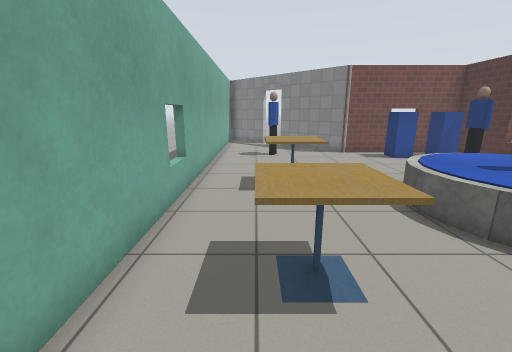
view 1 (above)

16 first-person views from a walk through a world built for the Gazebo simulator. The camera is 1.2 m above the floor, tilts 14° down and sees 90° across. Floor lines are 1 m apart. The floor is counted in squares, 0.5 m on a side. Each view is taken from the middle of a square. On the plan, view 1 faces up. The plan holds only what a view shows up to about 17 squares ahead; the rest is blank. The robots in the file are not drawn. Gazebo's built-in surfaces are drawn with simple patterns. Some stock models are drawn as simple stand-ins.

view 2
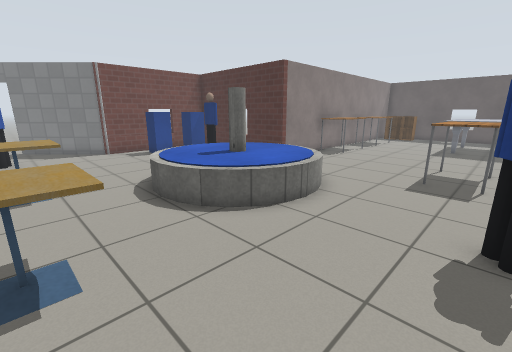

view 3
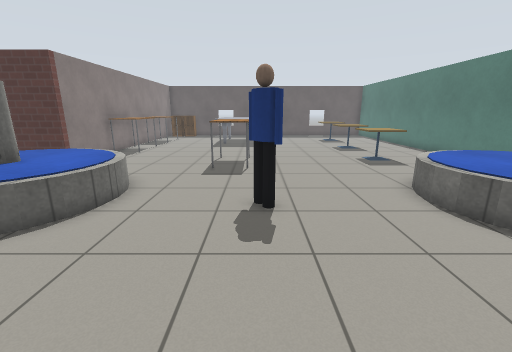

view 4
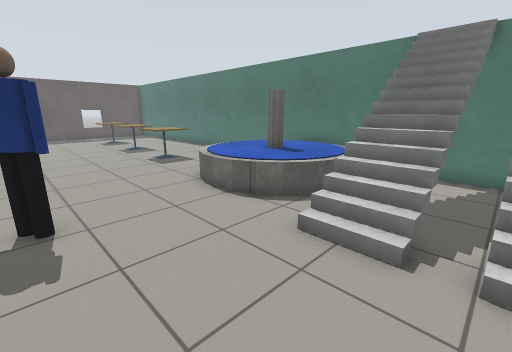

view 5
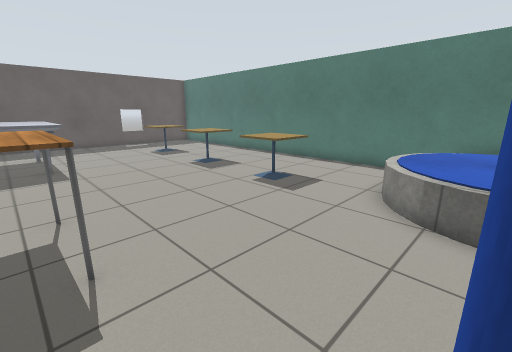

view 6
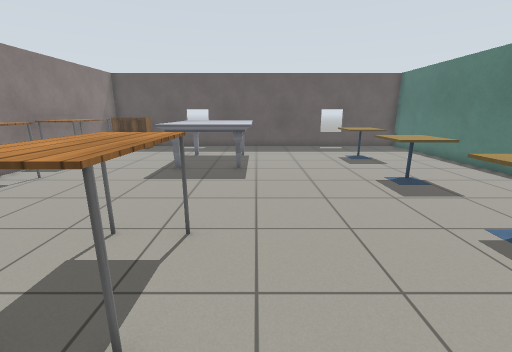

view 7
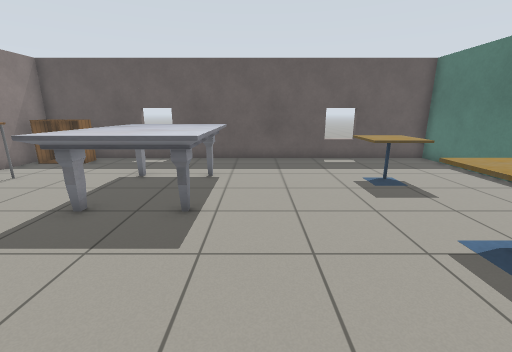

view 8
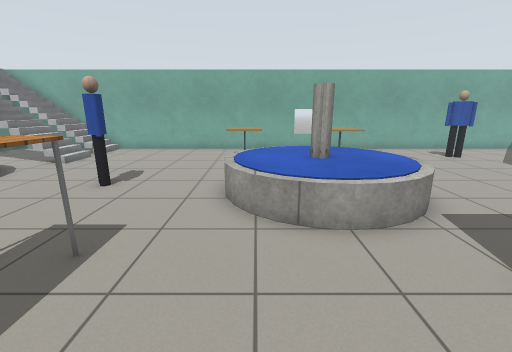

view 9
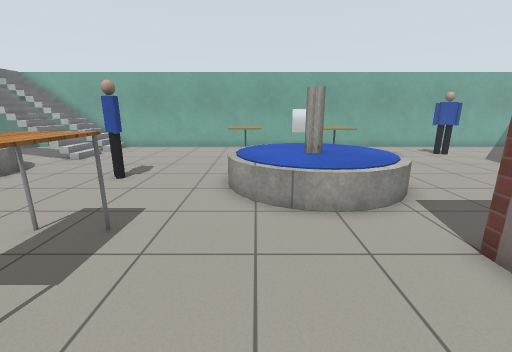

view 10
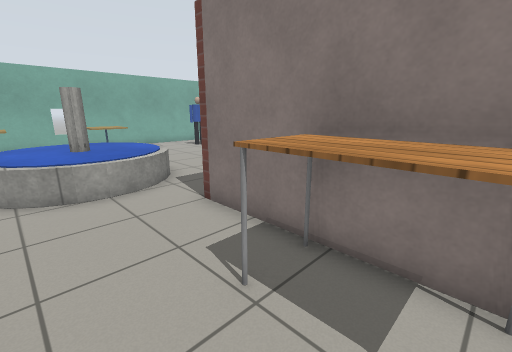

view 11
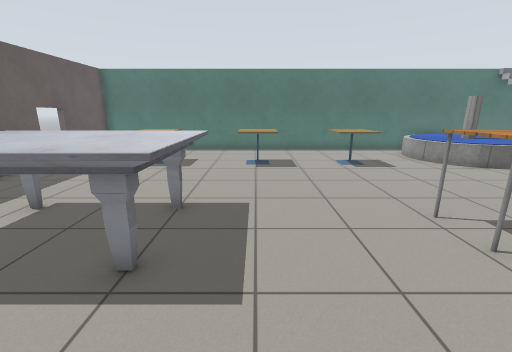

view 12
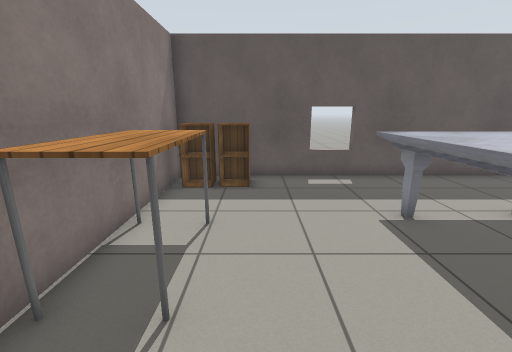

view 13
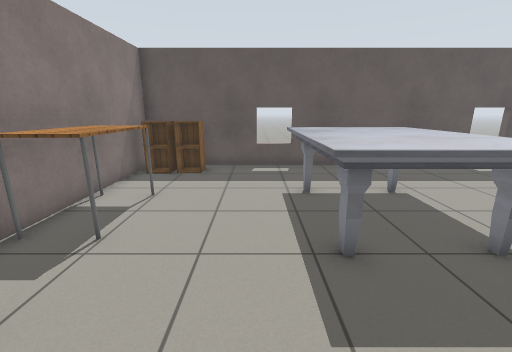

view 14
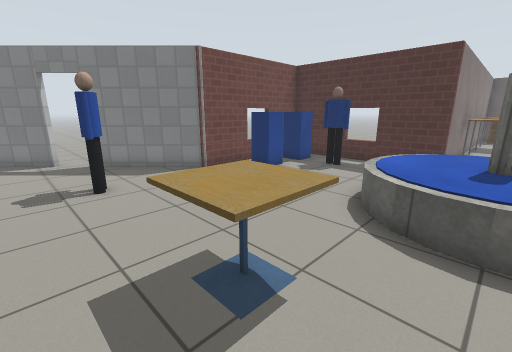

view 15
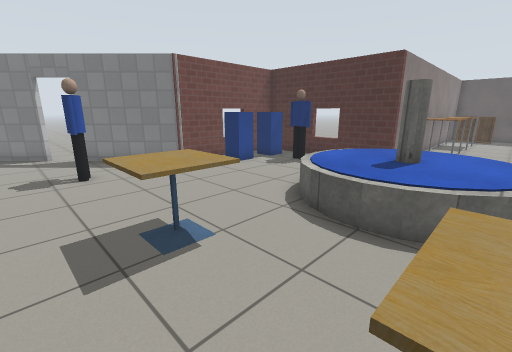

view 16
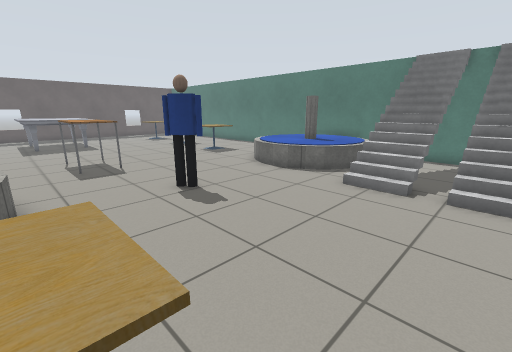

### Floor plan
Points are (right, up) in squares from view 1. A wall is a line through its corners. A room is listed if a view was taken in it or the views show most of it. See-through windows are left out.
Room 1 (views 1, 2, 3, 4, 5, 6, 7, 8, 9, 10, 11, 12, 13, 14, 15, 16)
walls: (3.1, -12) (27.7, -12) (27.7, 7.9) (12, 7.9) (12, 15.6) (5.4, 15.6) (1.8, 19.2); (0.6, 20.4) (-1.2, 22.1); (-2.2, 21) (-2.2, -9.9)
ways out: open door at (1, 20)
objects: cafe table (0, 2) to (2, 4); cafe table (0, 8) to (2, 9); person (1, 14) to (1, 15); fountain (4, -11) to (10, -6); fountain (4, 3) to (10, 9); person (6, -2) to (7, -1); postbox (7, 14) to (8, 15); person (10, 11) to (10, 12); postbox (10, 14) to (11, 15); table (11, -1) to (14, 1); cafe table (12, -8) to (14, -6); table (15, 6) to (18, 7); cafe table (17, -8) to (19, -7); marble table (19, -2) to (24, 2); table (20, 6) to (23, 7); cafe table (22, -8) to (24, -7); cabinet (26, 5) to (27, 6); cabinet (26, 7) to (27, 7)

Where each view was taken, in squares from view 1:
view 1: 0 up, 0 right, facing up
view 2: 1 down, 1 right, facing up-right
view 3: 1 down, 0 right, facing right
view 4: 1 down, 0 right, facing down-right
view 5: 0 up, 7 right, facing down-right
view 6: 2 down, 9 right, facing right
view 7: 3 down, 14 right, facing right
view 8: 4 up, 15 right, facing left
view 9: 4 up, 16 right, facing left
view 10: 4 up, 18 right, facing up-left
view 11: 5 up, 18 right, facing down
view 12: 5 up, 18 right, facing right
view 13: 3 up, 16 right, facing right
view 14: 6 up, 1 left, facing up-right
view 15: 4 up, 1 left, facing up-right
view 16: 3 up, 1 left, facing down-right
